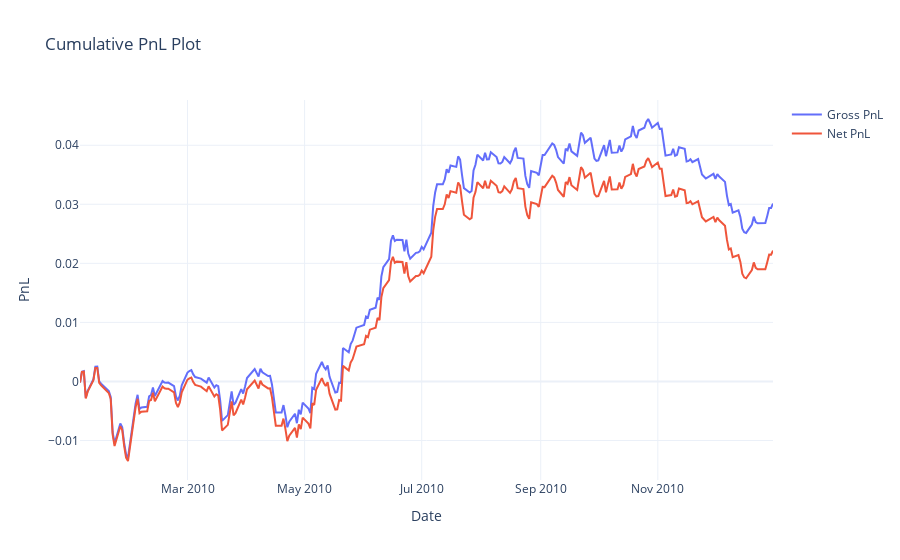

Write notebook code for a chart like this one.
### Markdown cell above
You can also check the performance of your vectorized portfolio in this period to see if they match!

### Code cell
sr, pnl = backtest_portfolio(benchmark_portfolio_vectorized.loc["2010"], returns.loc["2010"], universe.loc["2010"], True, True)

### Figure 1 — Plotly figure (JSON) as saved in the notebook; plotly's stock layout.template omitted (floating-point values rounded to 4 significant figures; data arrays with more than 128 entries replaced by an {"elided": "..."} marker saying what was removed)
{"data": [{"mode": "lines", "name": "Gross PnL", "type": "scatter", "x": {"elided": "252 str values"}, "y": {"elided": "252 float values"}}, {"mode": "lines", "name": "Net PnL", "type": "scatter", "x": {"elided": "252 str values"}, "y": {"elided": "252 float values"}}], "layout": {"showlegend": true, "title": {"text": "Cumulative PnL Plot"}, "xaxis": {"title": {"text": "Date"}}, "yaxis": {"title": {"text": "PnL"}}}}
